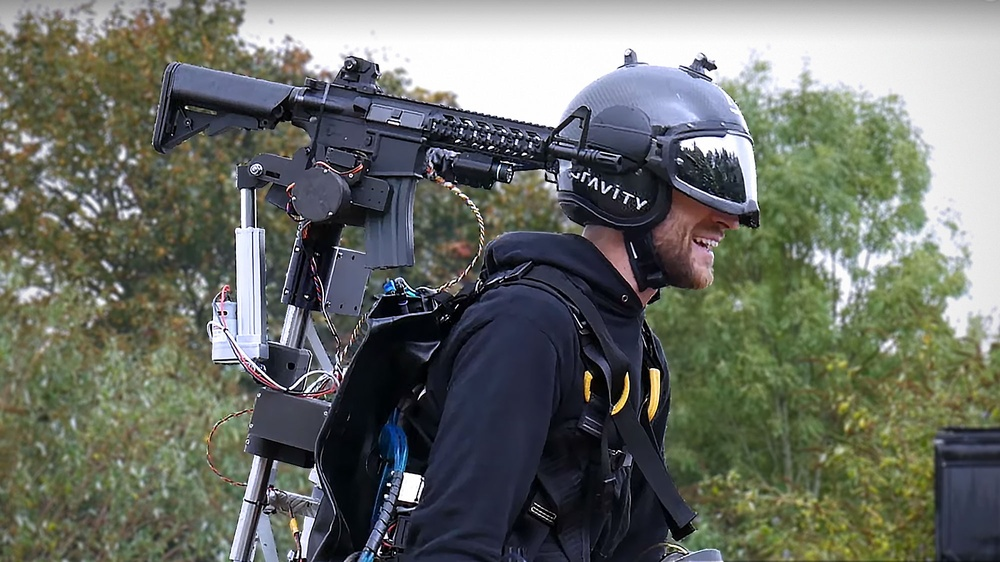
#> input picture images/Jet-Suit-with-Head-Tracking-Airsoft-Gun-Featured-image.jpg, 1000 x 562 px, shrunk from 2000 x 1125 before the run, given in place of the camera
$ python Lturr.py
#> lines starting #> are read from the running program, lines starting #| are printed output that depends on the picture; after the words box and inside, x2 and y2 are one past the last pixel; in counts of white or black regions, pixels touching at a corner belong together
import cv2
import numpy as np
cap = cv2.VideoCapture(0)

while True:
    ret, frame = cap.read()
#> frame is the input picture: shape (562, 1000, 3); mean B, G, R 103.2, 110.5, 106.9
    if not ret:
        break
    frame = cv2.flip(frame, 1)
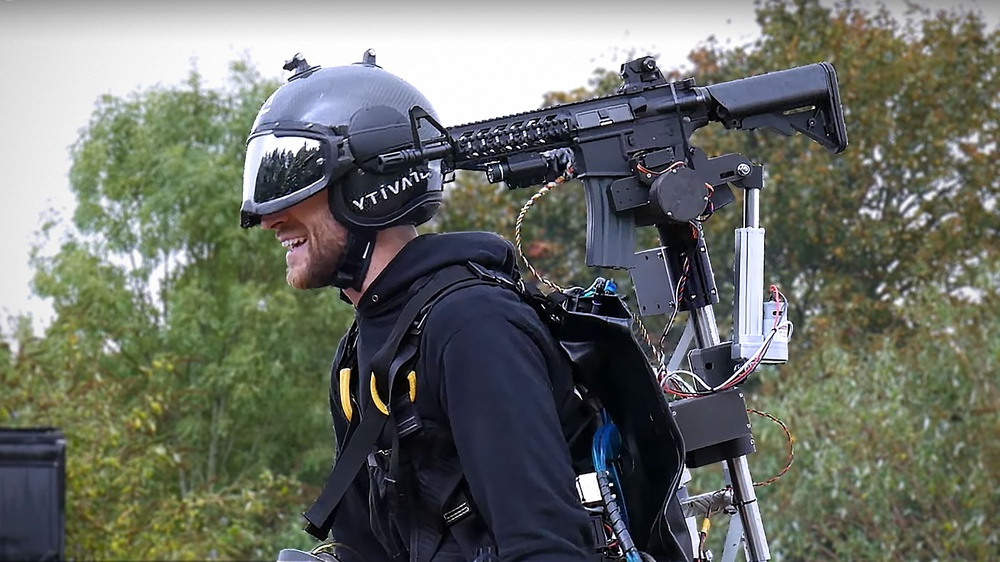
#> frame: shape (562, 1000, 3); mean B, G, R 103.2, 110.5, 106.9
    hsv = cv2.cvtColor(frame, cv2.COLOR_BGR2HSV)
#> hsv: shape (562, 1000, 3); mean H, S, V 65.4, 67.5, 117.8
    lower_skin = np.array([0, 20, 70], dtype=np.uint8)
    upper_skin = np.array([20, 255, 255], dtype=np.uint8)

    mask = cv2.inRange(hsv, lower_skin, upper_skin)
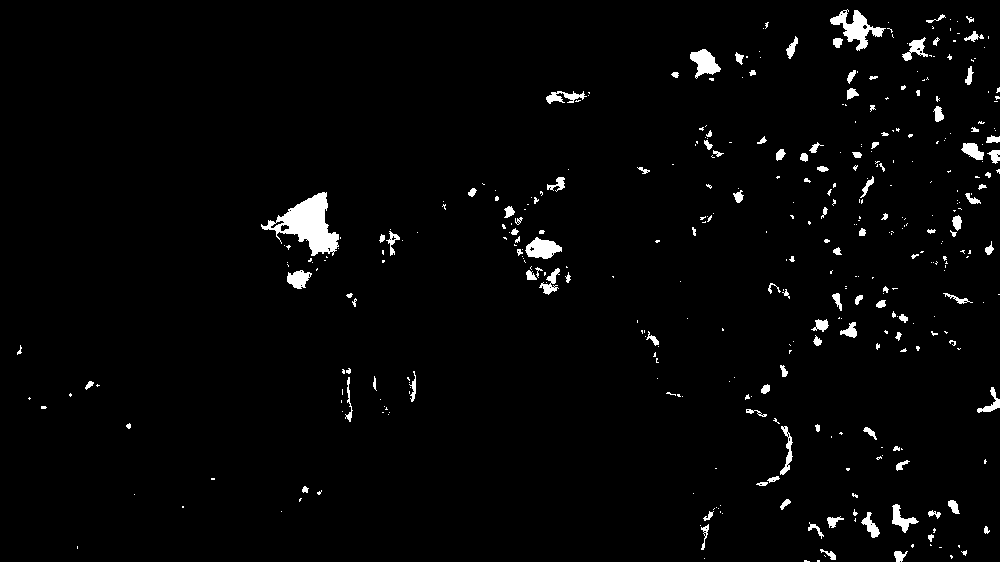
#> mask: shape (562, 1000); 2.4% white; 392 white regions (272 under 20 px), largest, box (x1, y1, x2, y2) and area: (261, 192, 339, 256) 2206, (830, 9, 886, 51) 854, (525, 237, 562, 259) 514
    kernel = cv2.getStructuringElement(cv2.MORPH_ELLIPSE, (5, 5))
    mask = cv2.erode(mask, kernel, iterations=2)
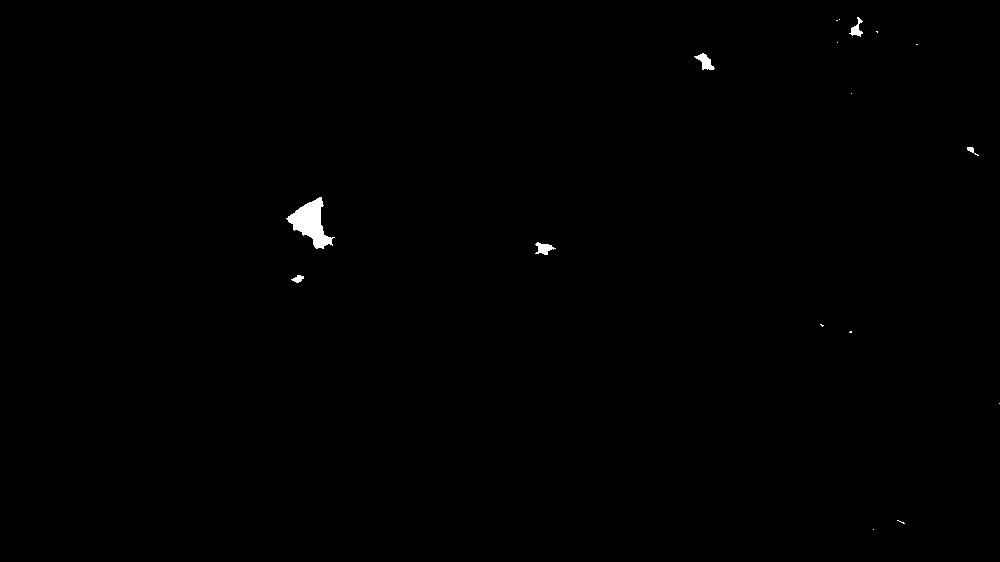
#> mask: shape (562, 1000); 0.3% white; 17 white regions (11 under 20 px), largest, box (x1, y1, x2, y2) and area: (286, 197, 335, 249) 1142, (694, 53, 715, 70) 172, (535, 242, 556, 255) 148, (849, 17, 863, 37) 118, (291, 275, 304, 283) 62, (967, 147, 979, 156) 39
    mask = cv2.dilate(mask, kernel, iterations=2)
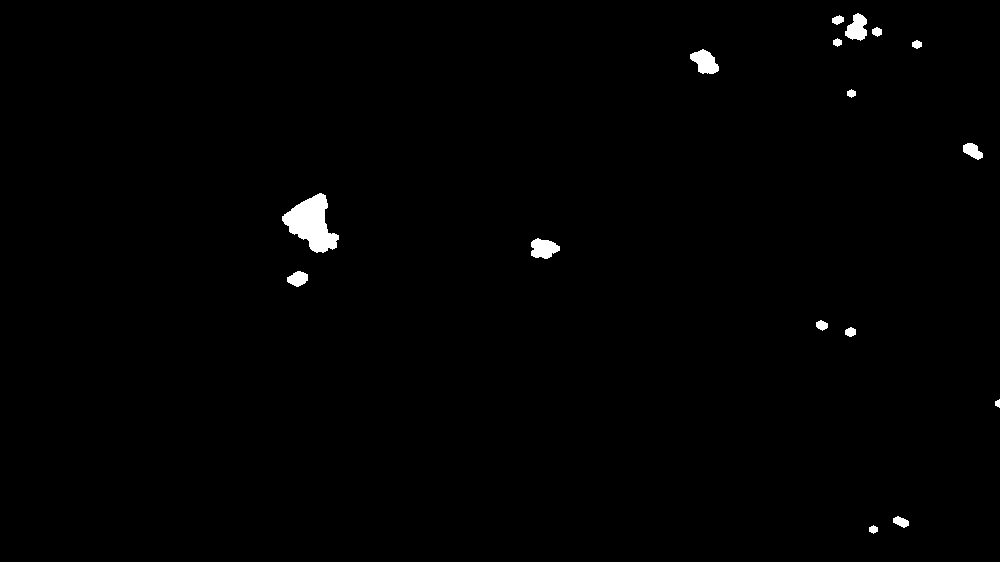
#> mask: shape (562, 1000); 0.77% white; 16 white regions
    contours, _ = cv2.findContours(mask, cv2.RETR_EXTERNAL, cv2.CHAIN_APPROX_SIMPLE)
#> contours = 16 contours; largest, box (x1, y1, x2, y2) and area: (282, 193, 339, 253) 1782, (690, 49, 719, 74) 424, (531, 238, 560, 259) 392, (845, 13, 867, 41) 372, (287, 271, 308, 287) 207

    if contours:
        largest_contour = max(contours, key=cv2.contourArea)
#> largest_contour = contour of 118 points, box (x1, y1, x2, y2) (282, 193, 339, 253), area 1782
        (x, y), radius = cv2.minEnclosingCircle(largest_contour)
#> x = 313.2; y = 224.3; radius = 32.23
        if radius > 20:
            cv2.circle(frame, (int(x), int(y)), int(radius), (0, 255, 0), 2)
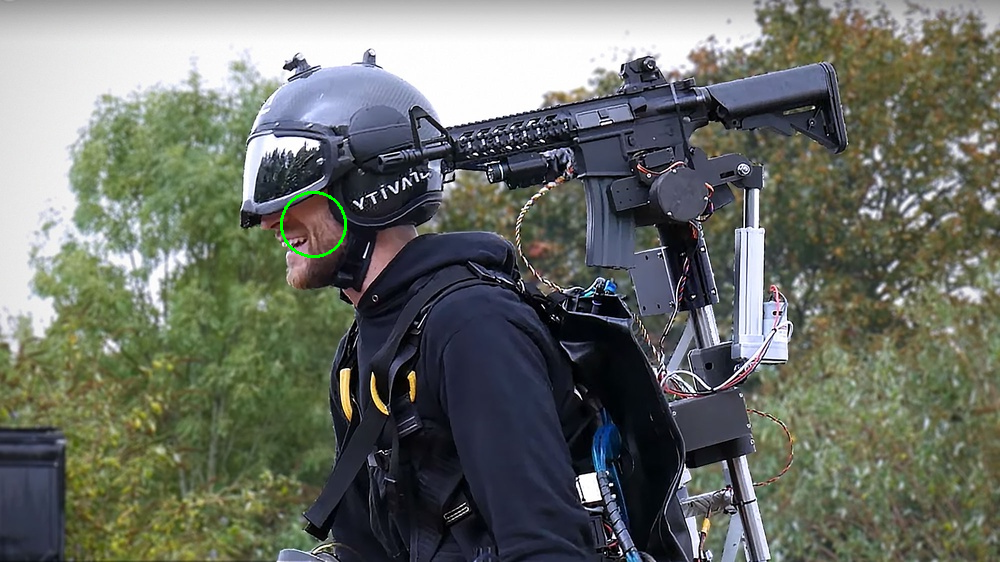
#> frame: shape (562, 1000, 3); 0.11% of pixels changed, all inside (x1, y1, x2, y2) = (280, 191, 347, 258)

    cv2.imshow("Hand Detection", frame)
    if cv2.waitKey(1) & 0xFF == ord('q'):
#> (key q is pressed here)
        break
cap.release()
cv2.destroyAllWindows()

$ run again, on images/disclaimer-AIGenerated.png
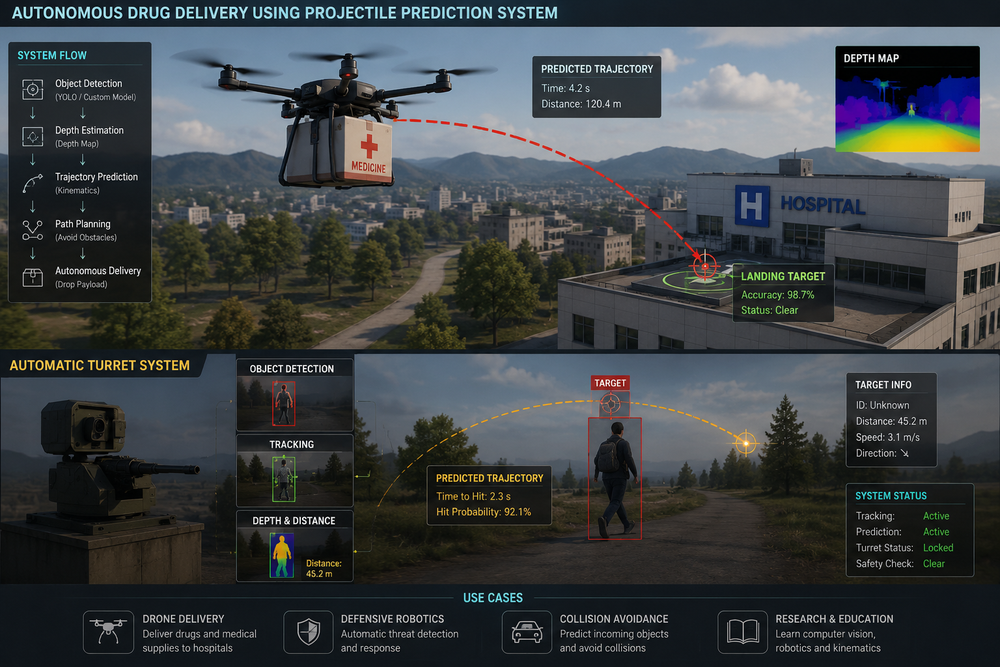
#> input picture images/disclaimer-AIGenerated.png, 1000 x 667 px, shrunk from 1536 x 1024 before the run, given in place of the camera
#> frame is the input picture: shape (667, 1000, 3); mean B, G, R 68.5, 66.1, 61.4
#> hsv: shape (667, 1000, 3); mean H, S, V 80.8, 68.6, 74.4
#> `mask = cv2.dilate(mask, kernel, iterations=2)`:
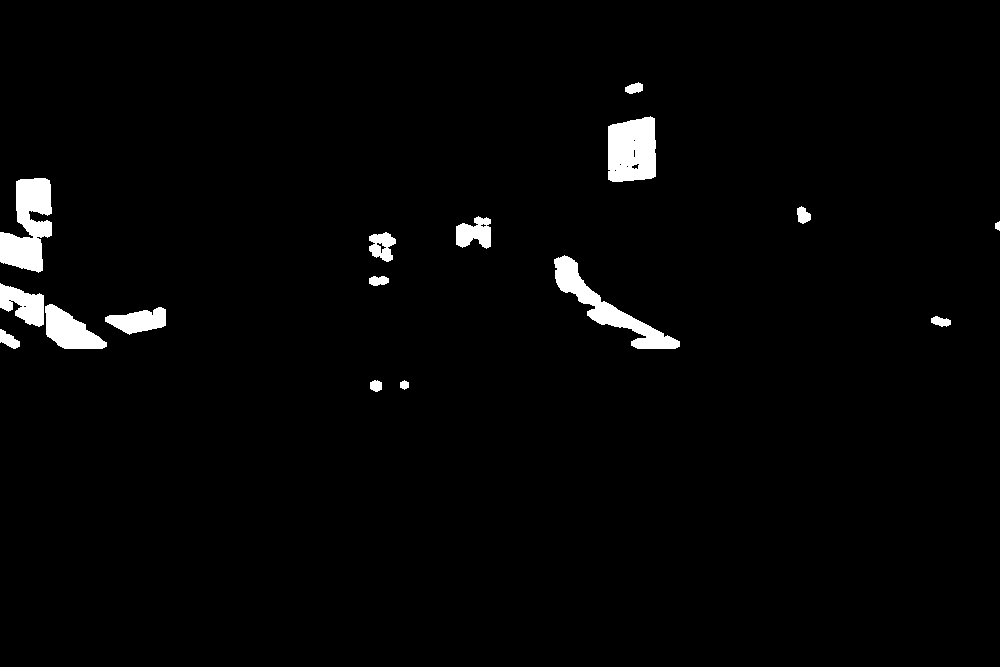
#> mask: shape (667, 1000); 2.2% white; 16 white regions
#> contours = 16 contours; largest, box (x1, y1, x2, y2) and area: (0, 178, 52, 273) 2906, (608, 116, 656, 182) 2739, (554, 255, 680, 349) 2584, (45, 304, 107, 349) 1518, (0, 283, 44, 327) 1100
#> largest_contour = contour of 154 points, box (x1, y1, x2, y2) (0, 178, 52, 273), area 2906
#> x = 31.06; y = 224.2; radius = 48.28
#> `cv2.circle(frame, (int(x), int(y)), int(radius), (0, 255, 0), 2)`:
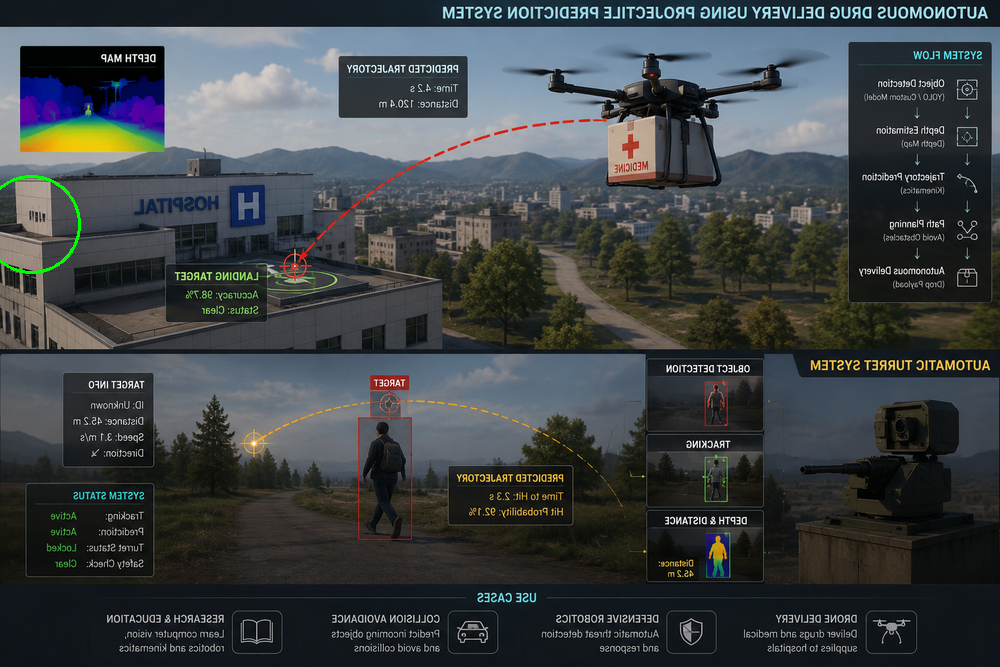
#> frame: shape (667, 1000, 3); mean B, G, R 68.4, 66.2, 61.3
